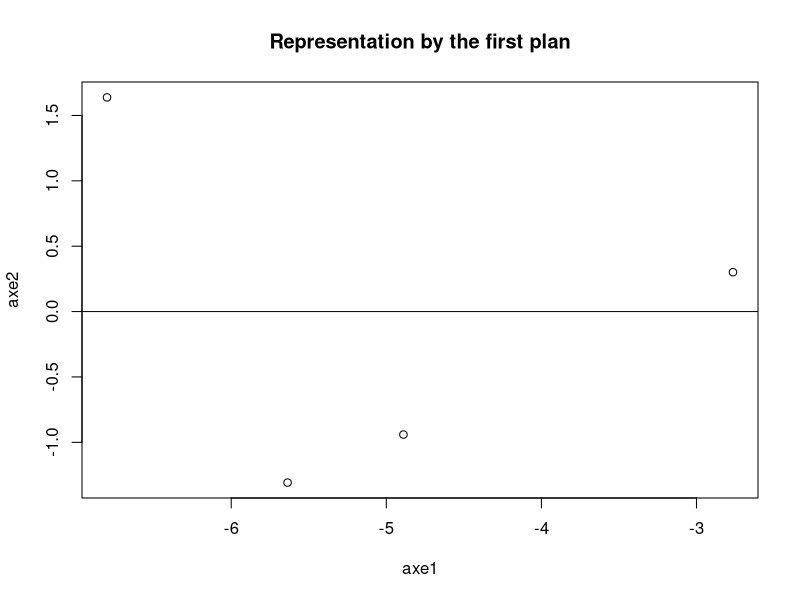

R code for this plot:


#Data
data <- matrix(c(3,4,3,1,4,3,2,3,6,2,1,2),nrow=4,byrow=TRUE)
nb_ind <- dim(data)[1]
nb_var <- dim(data)[2]

Dp <- diag(nb_ind)/nb_ind
M  <- diag(nb_var)

#Scale the data
#data_centre <- scale(data,center=F,scale=F)
data_centre <- data

#Calcul the corvariance matrix
data_cov <- 1/4 * t(data_centre) %*% data_centre   
#data_cov1 <- cov(data_centre) # That is not very correct 

#Diagonalize the covariance matrix to get Eigenvalues and Eigenvectors
diag = eigen(data_cov)

#Question01

#Axes 
diag$vectors

#Percentage of Inerties
I_total <- sum(diag$values)
I_axe1 <-  diag$values[1] / I_total *100
I_axe2 <-  diag$values[2] / I_total *100
I_axe3 <-  diag$values[3] / I_total *100

#Question02
#Cacul the principal components
Comp <- data_centre %*% M %*% diag$vectors

#Compare the Function princomp
Comp_true <- princomp(data)

#Representation in First plan
png("./Graphic/ACP_rep.png")
plot(Comp[,1],Comp[,2],main="Representation by the first plan",xlab="axe1",ylab="axe2")
abline(lty=1,a=0,b=0,col=1)
abline(lty=1,a=0,b=1000000,col=1)
dev.off()

#Question03

#Question04
#k=1
X1 <- Comp[,1] %*% t(diag$vectors[,1])
X2 <- X1 + Comp[,2] %*% t(diag$vectors[,2])
X3 <- X2 + Comp[,3] %*% t(diag$vectors[,3])

















